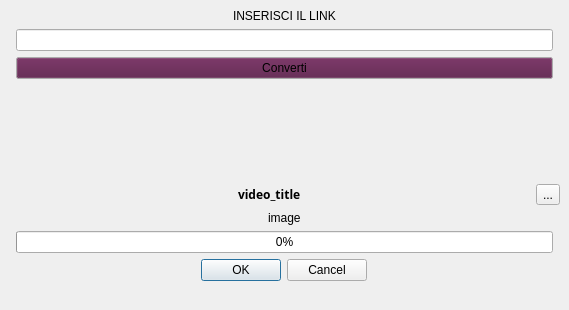
<?xml version="1.0" encoding="UTF-8"?>
<ui version="4.0">
 <class>MainWindow</class>
 <widget class="QMainWindow" name="MainWindow">
  <property name="geometry">
   <rect>
    <x>0</x>
    <y>0</y>
    <width>569</width>
    <height>310</height>
   </rect>
  </property>
  <property name="windowTitle">
   <string>OVC</string>
  </property>
  <widget class="QWidget" name="centralwidget">
   <layout class="QVBoxLayout" name="verticalLayout_2">
    <item>
     <layout class="QVBoxLayout" name="verticalLayout">
      <item>
       <layout class="QHBoxLayout" name="horizontalLayout">
        <item>
         <spacer name="horizontalSpacer_2">
          <property name="orientation">
           <enum>Qt::Horizontal</enum>
          </property>
          <property name="sizeType">
           <enum>QSizePolicy::Fixed</enum>
          </property>
          <property name="sizeHint" stdset="0">
           <size>
            <width>7</width>
            <height>0</height>
           </size>
          </property>
         </spacer>
        </item>
        <item alignment="Qt::AlignHCenter">
         <widget class="QLabel" name="label">
          <property name="text">
           <string>INSERISCI IL LINK</string>
          </property>
         </widget>
        </item>
        <item>
         <spacer name="horizontalSpacer">
          <property name="orientation">
           <enum>Qt::Horizontal</enum>
          </property>
          <property name="sizeType">
           <enum>QSizePolicy::Fixed</enum>
          </property>
          <property name="sizeHint" stdset="0">
           <size>
            <width>7</width>
            <height>0</height>
           </size>
          </property>
         </spacer>
        </item>
       </layout>
      </item>
      <item>
       <layout class="QHBoxLayout" name="horizontalLayout_3">
        <item>
         <spacer name="horizontalSpacer_5">
          <property name="orientation">
           <enum>Qt::Horizontal</enum>
          </property>
          <property name="sizeType">
           <enum>QSizePolicy::Fixed</enum>
          </property>
          <property name="sizeHint" stdset="0">
           <size>
            <width>7</width>
            <height>0</height>
           </size>
          </property>
         </spacer>
        </item>
        <item>
         <widget class="QLineEdit" name="lineEdit"/>
        </item>
        <item>
         <spacer name="horizontalSpacer_6">
          <property name="orientation">
           <enum>Qt::Horizontal</enum>
          </property>
          <property name="sizeType">
           <enum>QSizePolicy::Fixed</enum>
          </property>
          <property name="sizeHint" stdset="0">
           <size>
            <width>7</width>
            <height>0</height>
           </size>
          </property>
         </spacer>
        </item>
       </layout>
      </item>
      <item>
       <layout class="QHBoxLayout" name="horizontalLayout_4">
        <item>
         <spacer name="horizontalSpacer_7">
          <property name="orientation">
           <enum>Qt::Horizontal</enum>
          </property>
          <property name="sizeType">
           <enum>QSizePolicy::Fixed</enum>
          </property>
          <property name="sizeHint" stdset="0">
           <size>
            <width>7</width>
            <height>0</height>
           </size>
          </property>
         </spacer>
        </item>
        <item>
         <widget class="QPushButton" name="pushButton">
          <property name="palette">
           <palette>
            <active>
             <colorrole role="Button">
              <brush brushstyle="SolidPattern">
               <color alpha="255">
                <red>88</red>
                <green>24</green>
                <blue>69</blue>
               </color>
              </brush>
             </colorrole>
            </active>
            <inactive>
             <colorrole role="Button">
              <brush brushstyle="SolidPattern">
               <color alpha="255">
                <red>88</red>
                <green>24</green>
                <blue>69</blue>
               </color>
              </brush>
             </colorrole>
            </inactive>
            <disabled>
             <colorrole role="Button">
              <brush brushstyle="SolidPattern">
               <color alpha="255">
                <red>88</red>
                <green>24</green>
                <blue>69</blue>
               </color>
              </brush>
             </colorrole>
            </disabled>
           </palette>
          </property>
          <property name="text">
           <string>Converti</string>
          </property>
         </widget>
        </item>
        <item>
         <spacer name="horizontalSpacer_8">
          <property name="orientation">
           <enum>Qt::Horizontal</enum>
          </property>
          <property name="sizeType">
           <enum>QSizePolicy::Fixed</enum>
          </property>
          <property name="sizeHint" stdset="0">
           <size>
            <width>7</width>
            <height>0</height>
           </size>
          </property>
         </spacer>
        </item>
       </layout>
      </item>
      <item>
       <spacer name="verticalSpacer">
        <property name="orientation">
         <enum>Qt::Vertical</enum>
        </property>
        <property name="sizeHint" stdset="0">
         <size>
          <width>20</width>
          <height>40</height>
         </size>
        </property>
       </spacer>
      </item>
      <item>
       <layout class="QHBoxLayout" name="horizontalLayout_6">
        <item alignment="Qt::AlignHCenter">
         <widget class="QLabel" name="label_2">
          <property name="font">
           <font>
            <family>Sans</family>
            <weight>75</weight>
            <bold>true</bold>
           </font>
          </property>
          <property name="text">
           <string>video_title</string>
          </property>
         </widget>
        </item>
        <item>
         <widget class="QToolButton" name="toolButton">
          <property name="text">
           <string>...</string>
          </property>
         </widget>
        </item>
       </layout>
      </item>
      <item>
       <layout class="QHBoxLayout" name="horizontalLayout_5">
        <item>
         <spacer name="horizontalSpacer_10">
          <property name="orientation">
           <enum>Qt::Horizontal</enum>
          </property>
          <property name="sizeType">
           <enum>QSizePolicy::Fixed</enum>
          </property>
          <property name="sizeHint" stdset="0">
           <size>
            <width>7</width>
            <height>0</height>
           </size>
          </property>
         </spacer>
        </item>
        <item alignment="Qt::AlignHCenter">
         <widget class="QLabel" name="label_4">
          <property name="text">
           <string>image</string>
          </property>
         </widget>
        </item>
        <item>
         <spacer name="horizontalSpacer_9">
          <property name="orientation">
           <enum>Qt::Horizontal</enum>
          </property>
          <property name="sizeType">
           <enum>QSizePolicy::Fixed</enum>
          </property>
          <property name="sizeHint" stdset="0">
           <size>
            <width>7</width>
            <height>0</height>
           </size>
          </property>
         </spacer>
        </item>
       </layout>
      </item>
      <item>
       <layout class="QHBoxLayout" name="horizontalLayout_2">
        <item>
         <spacer name="horizontalSpacer_3">
          <property name="orientation">
           <enum>Qt::Horizontal</enum>
          </property>
          <property name="sizeType">
           <enum>QSizePolicy::Fixed</enum>
          </property>
          <property name="sizeHint" stdset="0">
           <size>
            <width>7</width>
            <height>0</height>
           </size>
          </property>
         </spacer>
        </item>
        <item>
         <widget class="QProgressBar" name="progressBar">
          <property name="enabled">
           <bool>true</bool>
          </property>
          <property name="value">
           <number>0</number>
          </property>
         </widget>
        </item>
        <item>
         <spacer name="horizontalSpacer_4">
          <property name="orientation">
           <enum>Qt::Horizontal</enum>
          </property>
          <property name="sizeType">
           <enum>QSizePolicy::Fixed</enum>
          </property>
          <property name="sizeHint" stdset="0">
           <size>
            <width>7</width>
            <height>0</height>
           </size>
          </property>
         </spacer>
        </item>
       </layout>
      </item>
     </layout>
    </item>
    <item alignment="Qt::AlignHCenter">
     <widget class="QDialogButtonBox" name="buttonBox">
      <property name="standardButtons">
       <set>QDialogButtonBox::Cancel|QDialogButtonBox::Ok</set>
      </property>
     </widget>
    </item>
    <item>
     <spacer name="verticalSpacer_3">
      <property name="orientation">
       <enum>Qt::Vertical</enum>
      </property>
      <property name="sizeType">
       <enum>QSizePolicy::Fixed</enum>
      </property>
      <property name="sizeHint" stdset="0">
       <size>
        <width>0</width>
        <height>20</height>
       </size>
      </property>
     </spacer>
    </item>
   </layout>
  </widget>
 </widget>
 <resources/>
 <connections/>
</ui>
